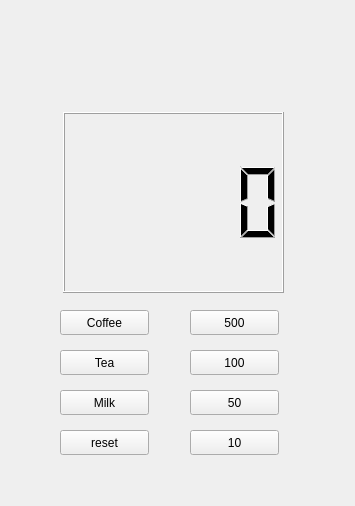
<?xml version="1.0" encoding="UTF-8"?>
<ui version="4.0">
 <class>Widget</class>
 <widget class="QWidget" name="Widget">
  <property name="geometry">
   <rect>
    <x>0</x>
    <y>0</y>
    <width>355</width>
    <height>506</height>
   </rect>
  </property>
  <property name="windowTitle">
   <string>Widget</string>
  </property>
  <widget class="QLCDNumber" name="lcdNumber">
   <property name="geometry">
    <rect>
     <x>63</x>
     <y>112</y>
     <width>221</width>
     <height>181</height>
    </rect>
   </property>
  </widget>
  <widget class="QPushButton" name="pbCoin10">
   <property name="geometry">
    <rect>
     <x>190</x>
     <y>430</y>
     <width>89</width>
     <height>25</height>
    </rect>
   </property>
   <property name="text">
    <string>10</string>
   </property>
  </widget>
  <widget class="QPushButton" name="pbCoin100">
   <property name="geometry">
    <rect>
     <x>190</x>
     <y>350</y>
     <width>89</width>
     <height>25</height>
    </rect>
   </property>
   <property name="text">
    <string>100</string>
   </property>
  </widget>
  <widget class="QPushButton" name="pbCoin50">
   <property name="geometry">
    <rect>
     <x>190</x>
     <y>390</y>
     <width>89</width>
     <height>25</height>
    </rect>
   </property>
   <property name="text">
    <string>50</string>
   </property>
  </widget>
  <widget class="QPushButton" name="pbCoffee">
   <property name="geometry">
    <rect>
     <x>60</x>
     <y>310</y>
     <width>89</width>
     <height>25</height>
    </rect>
   </property>
   <property name="text">
    <string>Coffee</string>
   </property>
  </widget>
  <widget class="QPushButton" name="pbCoin500">
   <property name="geometry">
    <rect>
     <x>190</x>
     <y>310</y>
     <width>89</width>
     <height>25</height>
    </rect>
   </property>
   <property name="text">
    <string>500</string>
   </property>
  </widget>
  <widget class="QPushButton" name="pbTea">
   <property name="geometry">
    <rect>
     <x>60</x>
     <y>350</y>
     <width>89</width>
     <height>25</height>
    </rect>
   </property>
   <property name="text">
    <string>Tea</string>
   </property>
  </widget>
  <widget class="QPushButton" name="pbMilk">
   <property name="geometry">
    <rect>
     <x>60</x>
     <y>390</y>
     <width>89</width>
     <height>25</height>
    </rect>
   </property>
   <property name="text">
    <string>Milk</string>
   </property>
  </widget>
  <widget class="QPushButton" name="pbReset">
   <property name="geometry">
    <rect>
     <x>60</x>
     <y>430</y>
     <width>89</width>
     <height>25</height>
    </rect>
   </property>
   <property name="text">
    <string>reset</string>
   </property>
  </widget>
 </widget>
 <resources/>
 <connections/>
</ui>
